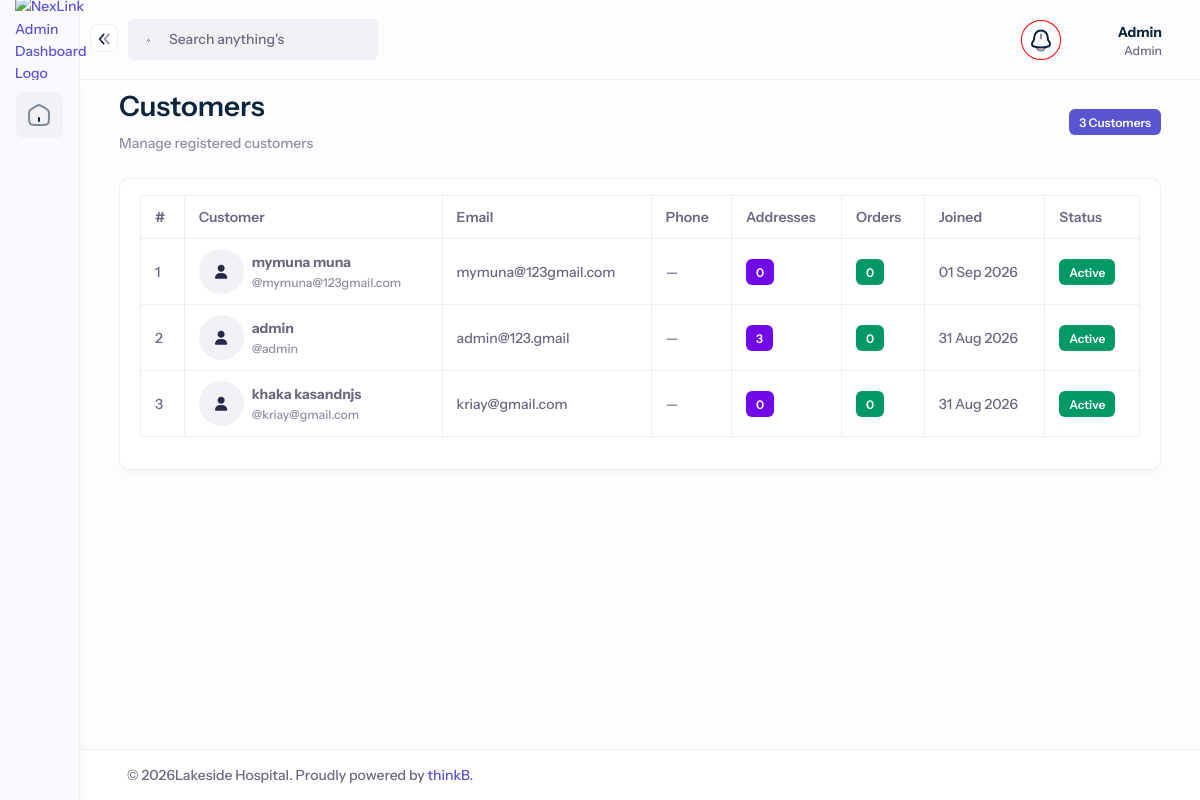
Page /account/customers/ (signed in) on the earlier database version.
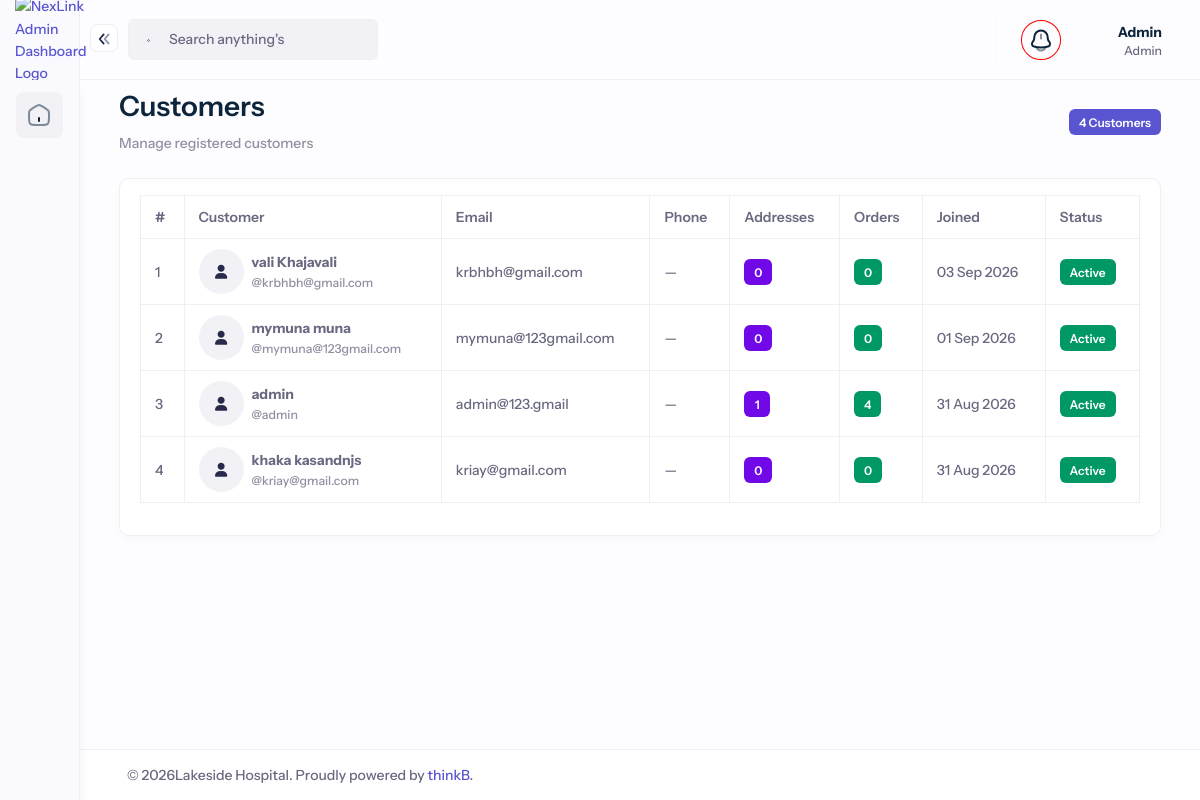
Same page on the later database version.
### core/models.py (models this page shows, shortened)
class CustomerProfile(models.Model):
    user = models.OneToOneField(
        User,
        on_delete=models.CASCADE,
        related_name='customer_profile'
    )
    phone = models.CharField(
        max_length=15,
        blank=True,
        null=True
    )
    profile_image = models.ImageField(
        upload_to='customers/',
        blank=True,
        null=True
    )
    created_at = models.DateTimeField(
        auto_now_add=True
    )
    updated_at = models.DateTimeField(
        auto_now=True
    )
    class Meta:
        verbose_name = "Patient"
        verbose_name_plural = "Patients"

### core/views.py (the view)
# urls.py: path('account/customers/',customers,name='customers'),
@login_required
def customers(request):
    customers = CustomerProfile.objects.select_related(
        'user'
    ).order_by('-created_at')
    return render(
        request,
        'backend/customers.html',
        {
            'customers': customers
        }
    )

### core/context_processors.py (called while the page is built)
def cart_context(request):
    cart_count = 0
    if request.user.is_authenticated:
        try:
            cart = request.user.customer_profile.cart
            cart_count = cart.total_items
        except Exception:
            cart_count = 0
    return {
        'cart_count': cart_count,
    }

### core/models.py (called while the page is built)
    @property
    def total_items(self):
        return sum(item.quantity for item in self.items.all())

### core/templatetags/role_tags.py (called while the page is built)
@register.filter
def has_role(user, roles):
    return getattr(user.summary, 'role', None) in roles.split(',')

### templates/backend/customers.html (shortened to what the changed rows need)
{% extends 'backend/base.html' %}
{% block content %}
<div class="container-fluid">
    <div class="d-flex justify-content-between align-items-center mb-4">
        <div>
            <h2>Customers</h2>
            <p class="text-muted mb-0">
            </p>
        </div>
        <span class="badge bg-primary">
            {{ customers|length }} Customers
        </span>
    </div>
    <div class="card">
        <div class="card-body">
            <div class="table-responsive">
                <table class="table table-bordered table-hover align-middle">
                    <thead>
                        <tr>
                            <th>#</th>
                            <th>Customer</th>
                            <th>Email</th>
                            <th>Phone</th>
                            <th>Addresses</th>
                            <th>Orders</th>
                            <th>Joined</th>
                            <th>Status</th>
                        </tr>
                    </thead>
                    <tbody>
                        {% for customer in customers %}
                        <tr>
                            <td>
                                {{ forloop.counter }}
                            </td>
                            <td>
                                <div class="d-flex align-items-center gap-2">
                                    {% if customer.profile_image %}
                                    <img
                                        src="{{ customer.profile_image.url }}"
                                        width="45"
                                        height="45"
                                        class="rounded-circle"
                                        style="object-fit: cover;"
                                    >
                                    {% else %}
                                    <div
                                        class="rounded-circle bg-light d-flex align-items-center justify-content-center"
                                        style="width:45px;height:45px;"
                                    >
                                        <i class="fa-solid fa-user text-secondary"></i>
                                    </div>
                                    {% endif %}
                                    <div>
                                        <strong>
                                            {{ customer.user.get_full_name|default:customer.user.username }}
                                        </strong>
                                        <small class="d-block text-muted">
                                            @{{ customer.user.username }}
                                        </small>
                                    </div>
                                </div>
                            </td>
                            <td>
                                {{ customer.user.email }}
                            </td>
                            <td>
                                {% if customer.phone %}
                                    {{ customer.phone }}
                                {% else %}
                                    —
                                {% endif %}
                            </td>
                            <td>
                                <span class="badge bg-info">
                                    {{ customer.addresses.count }}
                                </span>
                            </td>
                            <td>
                                <span class="badge bg-success">
                                    {{ customer.user.orders.count }}
                                </span>
                            </td>
                            <td>
                                {{ customer.created_at|date:"d M Y" }}
                            </td>
                            <td>
                                {% if customer.user.is_active %}
                                <span class="badge bg-success">
                                    Active
                                </span>
                                {% else %}
                                <span class="badge bg-danger">
                                    Inactive
                                </span>
                                {% endif %}
                            </td>
                        </tr>
                        {% endfor %}
                    </tbody>
                </table>
            </div>
        </div>
    </div>
</div>
{% endblock %}

Differences in the rows shown:
added CustomerProfile: user.get_full_name "vali Khajavali", user.username "krbhbh@gmail.com", user.email "krbhbh@gmail.com", addresses.count "0", user.orders.count "0", created_at "03 Sep 2026", shows "Active"
computed for CustomerProfile "admin": addresses.count "3" → "1"; user.orders.count "0" → "4"
Other differences:
{{ customers|length }}: "3" → "4"
